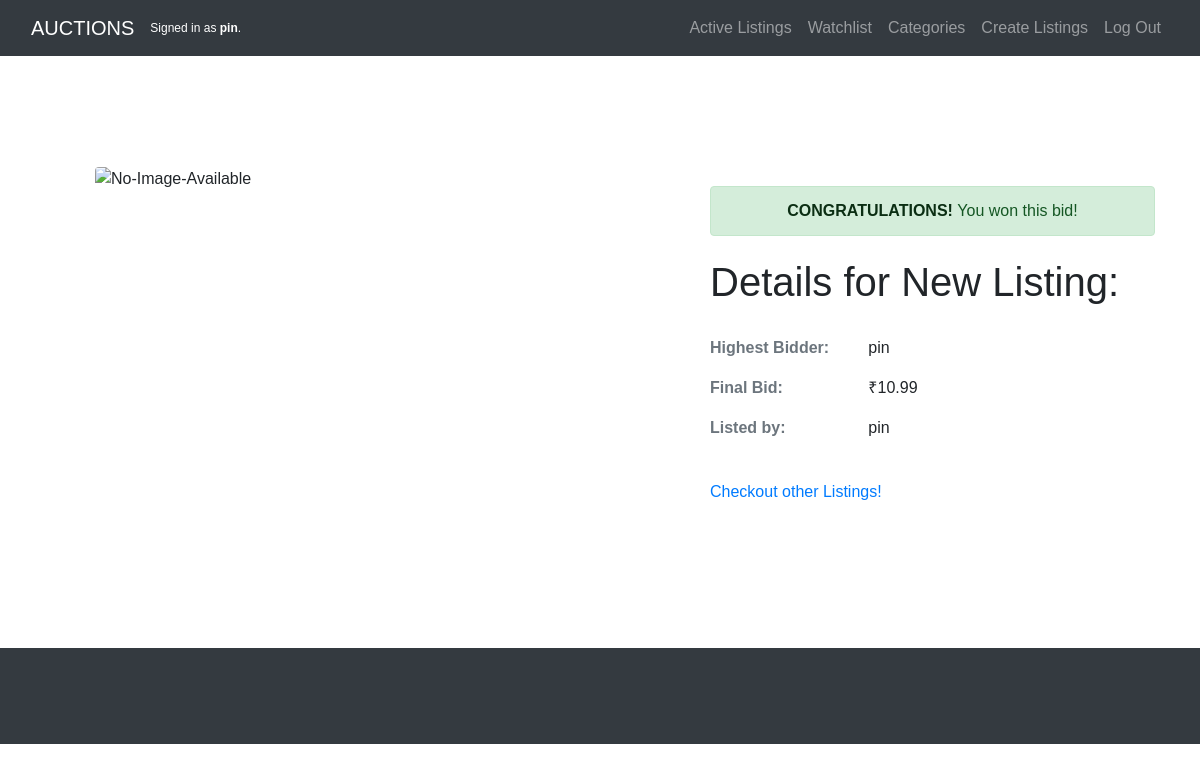
The app's page /listing/48/closed (signed in) with its own data.
### auctions/models.py (models this page shows, shortened)
class User(AbstractUser):
    pass

class Closebid(models.Model):
    productnames = models.CharField(max_length=20)
    images = models.URLField(blank=True, null=True)
    lister = models.CharField(max_length=64, blank=True, null=True)
    bidder = models.CharField(max_length=64, blank=True, null=True)
    listingid = models.IntegerField()
    category = models.CharField(max_length=50, blank=True, null=True)
    finalbid = models.DecimalField(max_digits=15, decimal_places=2, blank=True, null=True)

### auctions/views.py (the view)
# urls.py: path("listing/<int:listingid>/closed", views.closed, name="closed"),
@login_required
def closed(request, listingid):
    closed = Closebid.objects.get(listingid=listingid)
    try:
        watch = Watchlist.objects.filter(watcher=request.user.username)
        watchcount = len(watch)
    except:
        watchcount = None
    return render(request, "auctions/closed.html", {
        "object": closed,
        "watchcount": watchcount
    })

### auctions/templates/auctions/closed.html
{% extends "auctions/layout.html" %}
{% block body %}
<div class="container" style="margin: 100px auto">
    <div class="row">
        <div class="col-md-7">
              {% if object.images %}
                    <img class="img-fluid rounded mb-3 mb-md-0" src="/media/{{ object.images }}" style="width:80%;margin:50px;border:10px" class="ml-lg-5 order-1 order-lg-2" alt="No Image Available for {{ object.productnames}}">
              {% else %}
                    <img class="img-fluid rounded mb-3 mb-md-0" src="https://i.ibb.co/T8nxLQT/No-Image-Available.png" style="width:80%;margin:50px;border:10px" alt="No-Image-Available">
              {% endif %}
              <br/><br/><br/>
        </div>
        <div class="col-md-5">
            {% if object.bidder == user.username %}
                <br />
                <center class="alert alert-success" role="alert" style="margin: 10% auto 5% auto">
                    <span class="alert-link"> CONGRATULATIONS! </span> You won this bid!
               </center>
            {% else %}
                <br />
                <center class="alert alert-danger" role="alert" style="margin: 10% auto 5% auto">
                    <span class="alert-link"> BETTER LUCK NEXT TIME! </span> You lost this bid.
                </center>
            {% endif %}
            <h1 style="margin-bottom: 30px" >Details for {{ object.productnames }}: </h1>
              <dl class="row">
                  <dt class="col-sm-4 mb-3 d-block text-muted">Highest Bidder: </dt>
                  <dd class="col-sm-8"> {{ object.bidder }} </dd>
                  <dt class="col-sm-4 mb-3 d-block text-muted">Final Bid:</dt>
                  <dd class="col-sm-8"> ₹{{ object.finalbid }} </dd>
                  <dt class="col-sm-4 mb-3 d-block text-muted">Listed by:</dt>
                  <dd class="col-sm-8"> {{ object.lister }} </dd>
                  <dd class="col-sm-8" style="margin-top: 5%"> <a href="{% url 'index' %}"> Checkout other Listings! </a> </dd>
              </dl>
        </div>
    </div>
</div>
{% endblock %}

### auctions/templates/auctions/layout.html (shortened to what this page needs)
{% load static %}
<!DOCTYPE html>
<html lang="en">
    <head>
        <link rel="stylesheet" href="https://cdnjs.cloudflare.com/ajax/libs/font-awesome/4.7.0/css/font-awesome.min.css">
        <link rel="stylesheet" href="https://maxcdn.bootstrapcdn.com/bootstrap/4.3.1/css/bootstrap.min.css">
        <link href="{% static 'auctions/styles.css' %}" rel="stylesheet">
        <link href="{% static 'auctions/login.css' %}" rel="stylesheet">
        <link href="{% static 'auctions/categories.css' %}" rel="stylesheet">
        <link href="{% static 'auctions/create.css' %}" rel="stylesheet">
    </head>
    <body>
    <nav class="navbar navbar-expand-lg navbar-dark bg-dark fixed-top">
        <div class="container-fluid">
            <a class="navbar-brand" href="{% url 'index' %}">AUCTIONS</a>
                <div style="color:white; font-size: 12px">
                    {% if user.is_authenticated %}
                            Signed in as <strong>{{ user.username }}</strong>.
                    {% else %}
                            Not signed in.
                    {% endif %}
                </div>
        <div class="collapse navbar-collapse" id="navbarResponsive">
            <ul class="navbar-nav ml-auto">
                <li class="nav-item">
                    <a class="nav-link" href="{% url 'index' %}">Active Listings</a>
                </li>
            {% if user.is_authenticated %}
                <li class="nav-item">
                    <a class="nav-link" href="{% url 'watchlist' %}">Watchlist
                        {% if watchcount is 0 %}
                    </a>
                        {% else %}
                        <span class="nav-item badge badge-success">{{watchcount}}</span></a>
                        {% endif %}
                </li>
                <li class="nav-item">
                    <a class="nav-link" href="{% url 'category' %}">Categories</a>
                </li
                <li class="nav-item">
                    <a class="nav-link" href="{% url 'create' %}">Create Listings</a>
                <li class="nav-item">
                    <a class="nav-link" href="{% url 'logout' %}">Log Out</a>
                </li>
            {% endif %}
        </div>
        </div>
    </nav>
        {% block body %}
        {% endblock %}
    <footer class="py-5 bg-dark" style="margin-top: 10%; display: block;">
    </footer>
    </body>
</html>

### auctions/static/auctions/login.css (style rules this page uses)
body { font-family: "Karla", sans-serif; min-height: 100vh; }

### records on screen
User: username "pin"
Closebid: productnames "New Listing", bidder "pin", finalbid "10.99", lister "pin"
